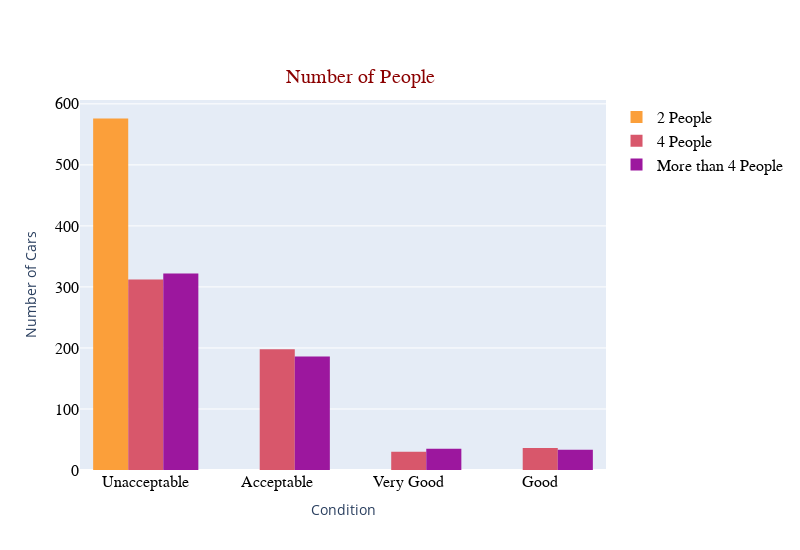

The notebook cell this image was saved under:
### Code cell
fg2 = go.Figure(layout=go.Layout(height=550, width=800))

fg2.add_trace(go.Histogram(x=car_df.loc[car_df.NumPersons=="2", "Class"],
                           name = "2 People",
                           marker=dict(color="#fb9f3a")))
fg2.add_trace(go.Histogram(x=car_df.loc[car_df.NumPersons=="4", "Class"],
                           name = "4 People",
                           marker=dict(color="#d8576b")))
fg2.add_trace(go.Histogram(x=car_df.loc[car_df.NumPersons=="more", "Class"],
                           name = "More than 4 People",
                           marker=dict(color="#9c179e")))

fg2.update_xaxes(title_text="Condition", 
                 showticklabels=True, 
                 tickmode="array",
                 tickvals=["unacc", "acc", "good", "vgood"],
                 ticktext=["Unacceptable", "Acceptable", "Good", "Very Good"],
                 tickfont=dict(family="Arial", size=16, color="black"))

fg2.update_yaxes(title_text="Number of Cars", tickfont=dict(family="Arial", size=16, color="black"))

fg2.update_layout(legend = dict(font = dict(family = "Arial", size = 16, color="black")),
                  title_text = 'Number of People',
                  title_font = dict(size=20, family='Arial', color='darkred'),
                  title_x=0.45,
                  title_y=0.875)

fg2.show()

### Figure 1 — Plotly figure (JSON) as saved in the notebook; plotly's stock layout.template omitted (floating-point values rounded to 4 significant figures; data arrays with more than 128 entries replaced by an {"elided": "..."} marker saying what was removed)
{"data": [{"marker": {"color": "#fb9f3a"}, "name": "2 People", "type": "histogram", "x": {"elided": "576 str values"}}, {"marker": {"color": "#d8576b"}, "name": "4 People", "type": "histogram", "x": {"elided": "576 str values"}}, {"marker": {"color": "#9c179e"}, "name": "More than 4 People", "type": "histogram", "x": {"elided": "576 str values"}}], "layout": {"height": 550, "legend": {"font": {"color": "black", "family": "Arial", "size": 16}}, "title": {"font": {"color": "darkred", "family": "Arial", "size": 20}, "text": "Number of People", "x": 0.45, "y": 0.875}, "width": 800, "xaxis": {"showticklabels": true, "tickfont": {"color": "black", "family": "Arial", "size": 16}, "tickmode": "array", "ticktext": ["Unacceptable", "Acceptable", "Good", "Very Good"], "tickvals": ["unacc", "acc", "good", "vgood"], "title": {"text": "Condition"}}, "yaxis": {"tickfont": {"color": "black", "family": "Arial", "size": 16}, "title": {"text": "Number of Cars"}}}}
